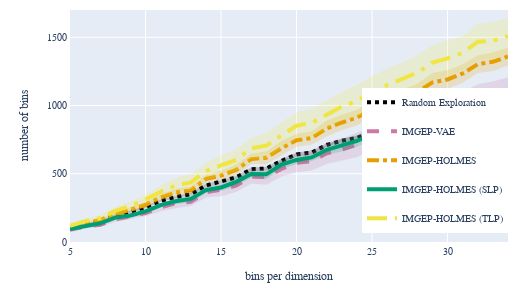

The notebook cell saved with this chart:
### Code cell
# plot data
import copy    
    
# PLOTTING
config = copy.deepcopy(default_config)

config['layout']['yaxis']['range'] = [0,1700]

fig = ad.gui.jupyter.plot_scatter_per_datasource(
        experiment_ids=[exp_def['id'] for exp_def in experiment_definitions],
        repetition_ids=repetition_ids, 
        data=data_statistic_space_all_diversity_dependence_on_number_of_bins, 
        data_source=['diversity_dependent_on_number_of_bins_per_dim'],
        config=config)  

#plotly.io.write_image(fig, 'sm_figure_4_TLP.pdf')
